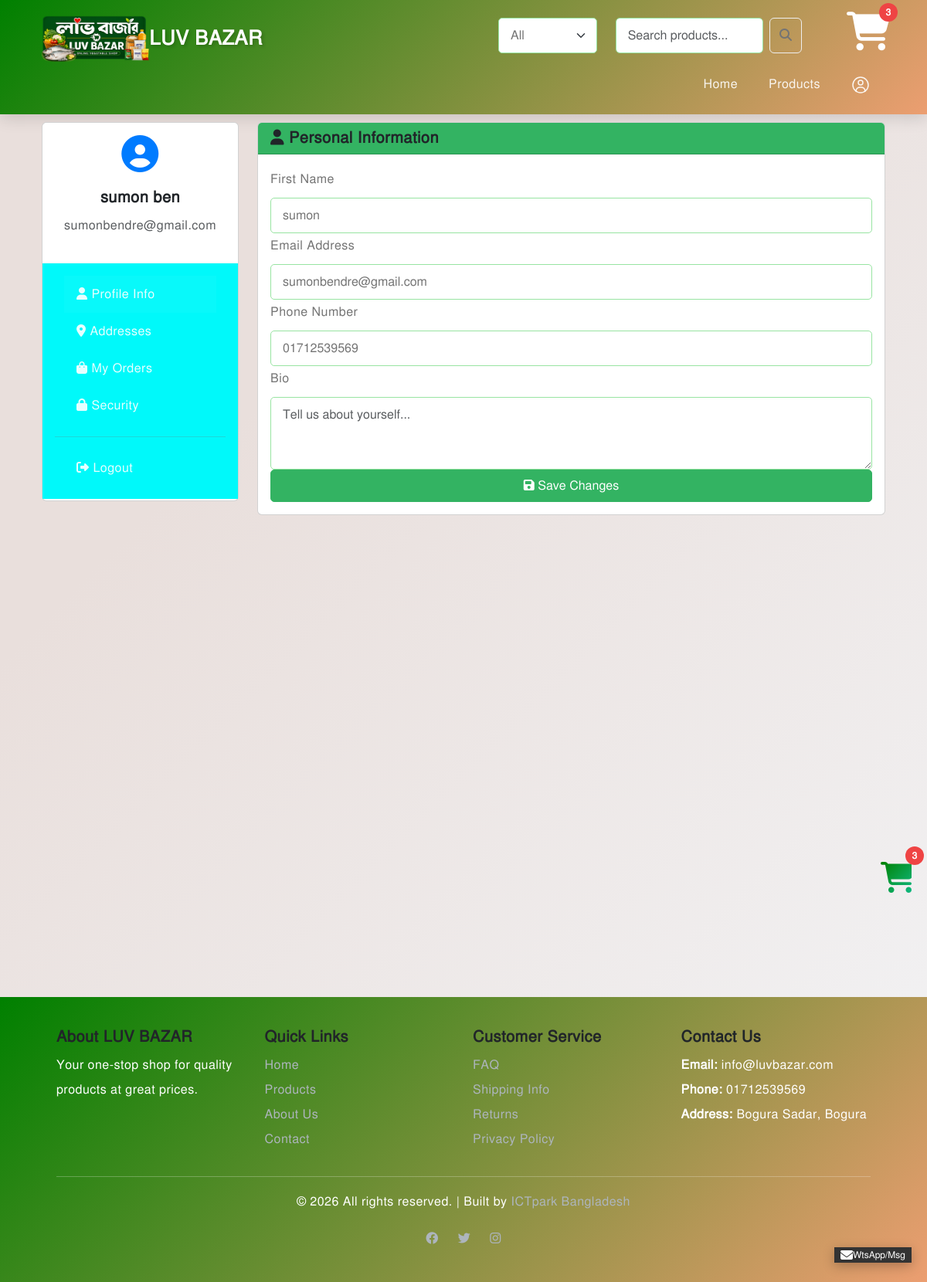
Page /auth/profile/ (signed in) on the committed database.
### products/models.py (models this page shows, shortened)
class SiteSetting(models.Model):
    site_name = models.CharField(max_length=100, default='Ecommerz')
    logo = models.ImageField(upload_to='site/', blank=True, null=True)
    favicon = models.ImageField(upload_to='site/', blank=True, null=True)
    site_caption = models.CharField(max_length=200, blank=True, default='Online Shopping')
    phone = models.CharField(max_length=20, blank=True)
    email = models.EmailField(blank=True)
    address = models.TextField(blank=True)
    facebook = models.URLField(blank=True)
    twitter = models.URLField(blank=True)
    instagram = models.URLField(blank=True)
    footer_copyright = models.CharField(max_length=200, blank=True, default='All rights reserved.')

### users/models.py (models this page shows, shortened)
class UserProfile(models.Model):
    user = models.OneToOneField(User, on_delete=models.CASCADE)
    phone = models.CharField(max_length=20, blank=True, null=True)
    bio = models.TextField(blank=True, null=True)
    avatar = models.ImageField(upload_to='avatars/', blank=True, null=True)
    address = models.CharField(max_length=255, blank=True, null=True)
    city = models.CharField(max_length=100, blank=True, null=True)
    state = models.CharField(max_length=100, blank=True, null=True)
    zip_code = models.CharField(max_length=10, blank=True, null=True)
    country = models.CharField(max_length=100, blank=True, null=True)
    newsletter_subscribed = models.BooleanField(default=False)
    created_at = models.DateTimeField(auto_now_add=True)
    updated_at = models.DateTimeField(auto_now=True)
    class Meta:
        ordering = ['-created_at']

### users/views.py (the view)
# urls.py: path('auth/profile/', profile, name='profile'),
@login_required(login_url='login')
def profile(request):
    try:
        profile = request.user.userprofile
    except UserProfile.DoesNotExist:
        profile = UserProfile.objects.create(user=request.user)
    orders = Order.objects.filter(user=request.user).order_by('-created_at')
    context = {
        'profile': profile,
        'orders': orders,
    }
    return render(request, 'auth/profile.html', context)

### templates/auth/profile.html (shortened to what this page needs)
{% extends 'base.html' %}
{% block content %}
    <div class="container py-5">
        <div class="row">
            <div class="col-lg-3 mb-4">
                <div class="card">
                    <div class="card-body text-center border-bottom">
                        <i class="fas fa-user-circle" style="font-size: 3rem; color: #007bff;"></i>
                        <h5 class="mt-3">{{ user.get_full_name|default:user.username }}</h5>
                        <p class="text-muted">{{ user.email }}</p>
                    </div>
                    <nav class="nav flex-column card-body" style="background-color: #00f9fa;">
                        <a class="nav-link active" href="#profile" data-bs-toggle="tab" style="background-color: #08f9fa;">
                            <i class="fas fa-user"></i> Profile Info
                        </a>
                        <a class="nav-link" href="#addresses" data-bs-toggle="tab">
                            <i class="fas fa-map-marker-alt"></i> Addresses
                        </a>
                        <a class="nav-link" href="#orders" data-bs-toggle="tab">
                            <i class="fas fa-shopping-bag"></i> My Orders
                        </a>
                        <a class="nav-link" href="#security" data-bs-toggle="tab">
                            <i class="fas fa-lock"></i> Security
                        </a>
                        <hr>
                        <a class="nav-link text-danger" href="{% url 'logout' %}">
                            <i class="fas fa-sign-out-alt"></i> Logout
                        </a>
                    </nav>
                </div>
            </div>
            <div class="col-lg-9">
                <div class="tab-content">
                    <div class="tab-pane fade show active" id="profile">
                        <div class="card">
                            <div class="card-header bg-primary text-white">
                                <h5 class="mb-0"><i class="fas fa-user"></i> Personal Information</h5>
                            </div>
                            <div class="card-body">
                                <form method="post" action="{% url 'profile-update' %}">
                                    <div class="mb-3">
                                        <label for="first_name" class="form-label">First Name</label>
                                        <input type="text" class="form-control" id="first_name" name="first_name" value="{{ user.first_name }}" required>
                                    </div>
                                    <div class="mb-3">
                                        <label for="email" class="form-label">Email Address</label>
                                        <input type="email" class="form-control" id="email" name="email" value="{{ user.email }}" required>
                                    </div>
                                    <div class="mb-3">
                                        <label for="phone" class="form-label">Phone Number</label>
                                        <input type="tel" class="form-control" id="phone" name="phone" value="{{ profile.phone|default:'' }}">
                                    </div>
                                    <div class="mb-3">
                                        <label for="bio" class="form-label">Bio</label>
                                        <textarea class="form-control" id="bio" name="bio" rows="3" placeholder="Tell us about yourself..."></textarea>
                                    </div>
                                    <button type="submit" class="btn btn-primary">
                                        <i class="fas fa-save"></i> Save Changes
                                    </button>
                                </form>
                            </div>
                        </div>
                    </div>
                    </div>
                </div>
            </div>
        </div>
{% endblock %}

### templates/base.html (shortened to what this page needs)
{% load static %}
{% load site_tags %}
{% get_site_settings as settings %}
{% load custom_filter %}
<!DOCTYPE html>
<html lang="en">
<head>
    <link rel="preload" href="https://cdn.jsdelivr.net/npm/bootstrap@5.3.0/dist/css/bootstrap.min.css" as="style" onload="this.onload=null;this.rel='stylesheet'">
    <link rel="preload" href="https://cdnjs.cloudflare.com/ajax/libs/font-awesome/6.4.0/css/all.min.css" as="style" onload="this.onload=null;this.rel='stylesheet'">
    <link rel="preload" href="https://cdnjs.cloudflare.com/ajax/libs/toastr.js/latest/toastr.min.css" as="style" onload="this.onload=null;this.rel='stylesheet'">
    <link rel="stylesheet" type="text/css" href="{% static 'css/vendor.css' %}">
    <link rel="stylesheet" type="text/css" href="{% static 'css/style.css' %}">
</head>
<body>
<div id="site-cart" class="site-cart {% if not cart_item_count or cart_item_count == 0 %}d-none{% endif %}" style="position: fixed; bottom: 30%; right: 20px; z-index: 9999;;">
     <a class="position-relative" href="{% url 'cart' %}">
                <i class="fas fa-shopping-cart" style=" color: transparent; background: linear-gradient(135deg, green, #10b981); -webkit-background-clip: text; height: 40px; width: 40px;font-size: 40px;"></i>
                <span id="cart-count-bottom" class="cart-badge badge rounded-pill bg-danger {% if not cart_item_count or cart_item_count == 0 %}d-none{% endif %}">
                    {{ cart_item_count|default:0 }}
                </span>
            </a>
</div>
    <nav class="navbar navbar-expand-lg navbar-dark" >
        <div class="container-lg">
            <a class="navbar-brand" href="{% url 'home' %}" style="display: flex; align-items: center;font-weight:900;">
                {% if settings.logo %}
                    <img src="{{ settings.logo.url }}" alt="{{ settings.site_name }}" height="60" >
                {% else %}
                    <i class="fas fa-shopping-bag me-2"></i>
                {% endif %}
                {{ settings.site_name|default:"Ecommerz" }}
            </a>
            <div class="search-n-bag"  style="display: flex;">
            <div class="search-bar row bg-light p-2 rounded-4" style=" margin-right: 0; width: 100%;">
              <div class="col-md-4 d-none d-md-block">
                <form  action="/products/" method="GET" class="d-flex align-items-center">
                        <select class="form-select" id="categorySelect" name="category" style="max-width: 250px;" onchange="this.form.submit()">
                            <option value="">All </option>
                        </select>
                    </form>
              </div>
              <div class="col-11 col-md-7" >
                <form class="d-flex ms-auto position-relative" action="{% url 'products-list' %}" method="GET" >
                    <input class="form-control me-2" type="search" name="search" id="search-input" placeholder="Search products..." aria-label="Search" autocomplete="off" style="width: 100%; max-width: 500px;">
                    <button class="btn btn-outline-light" type="submit"><i class="fas fa-search"></i></button>
                </form>
              </div>
          </div>
          <div>
            <a class="position-relative" href="{% url 'cart' %}">
                <i class="fas fa-shopping-cart" style=" color: #fff; height: 50px; width: 50px;font-size: 50px;"></i>
                <span id="cart-count" class="cart-badge badge rounded-pill bg-danger {% if not cart_item_count or cart_item_count == 0 %}d-none{% endif %}">
                    {{ cart_item_count|default:0 }}
                </span>
            </a>
          </div>
        </div>
            <div class="collapse navbar-collapse justify-content-end" id="navbarNav" style="float:right">
                <ul class="navbar-nav" style="display: flex; flex-direction: row;">
                    <li class="nav-item" >
                        <a class="nav-link" href="{% url 'home' %}">Home</a>
                    </li>
                    <li class="nav-item dropdown" >
                        <a class="nav-link" href="#"  role="button" data-bs-toggle="dropdown" style="text-align: left    ;">Products</a>
                    </li>
                    <li class="nav-item dropdown">
                      <a class="nav-link" href="#" id="userDropdown" role="button" data-bs-toggle="dropdown">
                      <svg width="24" height="24"><use xlink:href="#user"></use></svg>
                      </a>
                    </li>
                </ul>
            </div>
        </div>
    </nav>
    {% block content %}{% endblock %}
    <footer>
        <div class="container-lg">
            <div class="row">
                <div class="col-md-3">
                    <h5>About {{ settings.site_name|default:"Luv Bazar" }}</h5>
                    <p>Your one-stop shop for quality products at great prices.</p>
                </div>
                <div class="col-md-3">
                    <h5>Quick Links</h5>
                    <ul style="list-style: none; padding: 0;">
                        <li><a href="{% url 'home' %}">Home</a></li>
                        <li><a href="{% url 'products-list' %}">Products</a></li>
                        <li><a href="{% url 'about' %}">About Us</a></li>
                        <li><a href="{% url 'contact' %}">Contact</a></li>
                    </ul>
                </div>
                <div class="col-md-3">
                    <h5>Customer Service</h5>
                    <ul style="list-style: none; padding: 0;">
                        <li><a href="#">FAQ</a></li>
                        <li><a href="#">Shipping Info</a></li>
                        <li><a href="#">Returns</a></li>
                        <li><a href="#">Privacy Policy</a></li>
                    </ul>
                </div>
                <div class="col-md-3">
                    <h5>Contact Us</h5>
                    <p>
                        <strong>Email:</strong> {{ settings.email|default:"info@luvbazar.com" }}<br>
                        <strong>Phone:</strong> {{ settings.phone|default:"01712539569" }}<br>
                        <strong>Address:</strong> {{ settings.address|default:"Bogura Sadar, Bogura" }}
                    </p>
                </div>
            </div>
            <hr style="background-color: #555;">
            <div class="text-center">
                <p>&copy; {% now "Y" %} {{ settings.footer_copyright|default:"Luv Bazar. All rights reserved." }} | Built by <a href="https://www.ictparkbd.com" target="_blank">ICTpark Bangladesh</a></p>
                <div>
                    <a href="{{ settings.facebook|default:'#' }}" style="margin: 0 10px;"><i class="fab fa-facebook"></i></a>
                    <a href="{{ settings.twitter|default:'#' }}" style="margin: 0 10px;"><i class="fab fa-twitter"></i></a>
                    <a href="{{ settings.instagram|default:'#' }}" style="margin: 0 10px;"><i class="fab fa-instagram"></i></a>
                </div>
            </div>
        </div>
    </footer>
<div class="expandable-chat-widget">
  <button id="chatTrigger" class="dot-trigger-btn" onclick="toggleFloatingChats()">
    <i class="fa fa-envelope widget-arrow"></i>
    <p style="margin: 0; font-size: 12px; color: #ffffff;">WtsApp/Msg</p>
  </button>
</div>
</body>
</html>

### rows in the picture
SiteSetting: logo (picture), site_name "LUV BAZAR", email "info@luvbazar.com", phone "01712539569", address "Bogura Sadar, Bogura", footer_copyright "All rights reserved."
UserProfile: phone "01712539569"

### other values in the picture
{{ cart_item_count|default:0 }} "3"
{{ user.get_full_name|default:user.username }} "sumon ben"
{{ user.email }} "sumonbendre@gmail.com"
